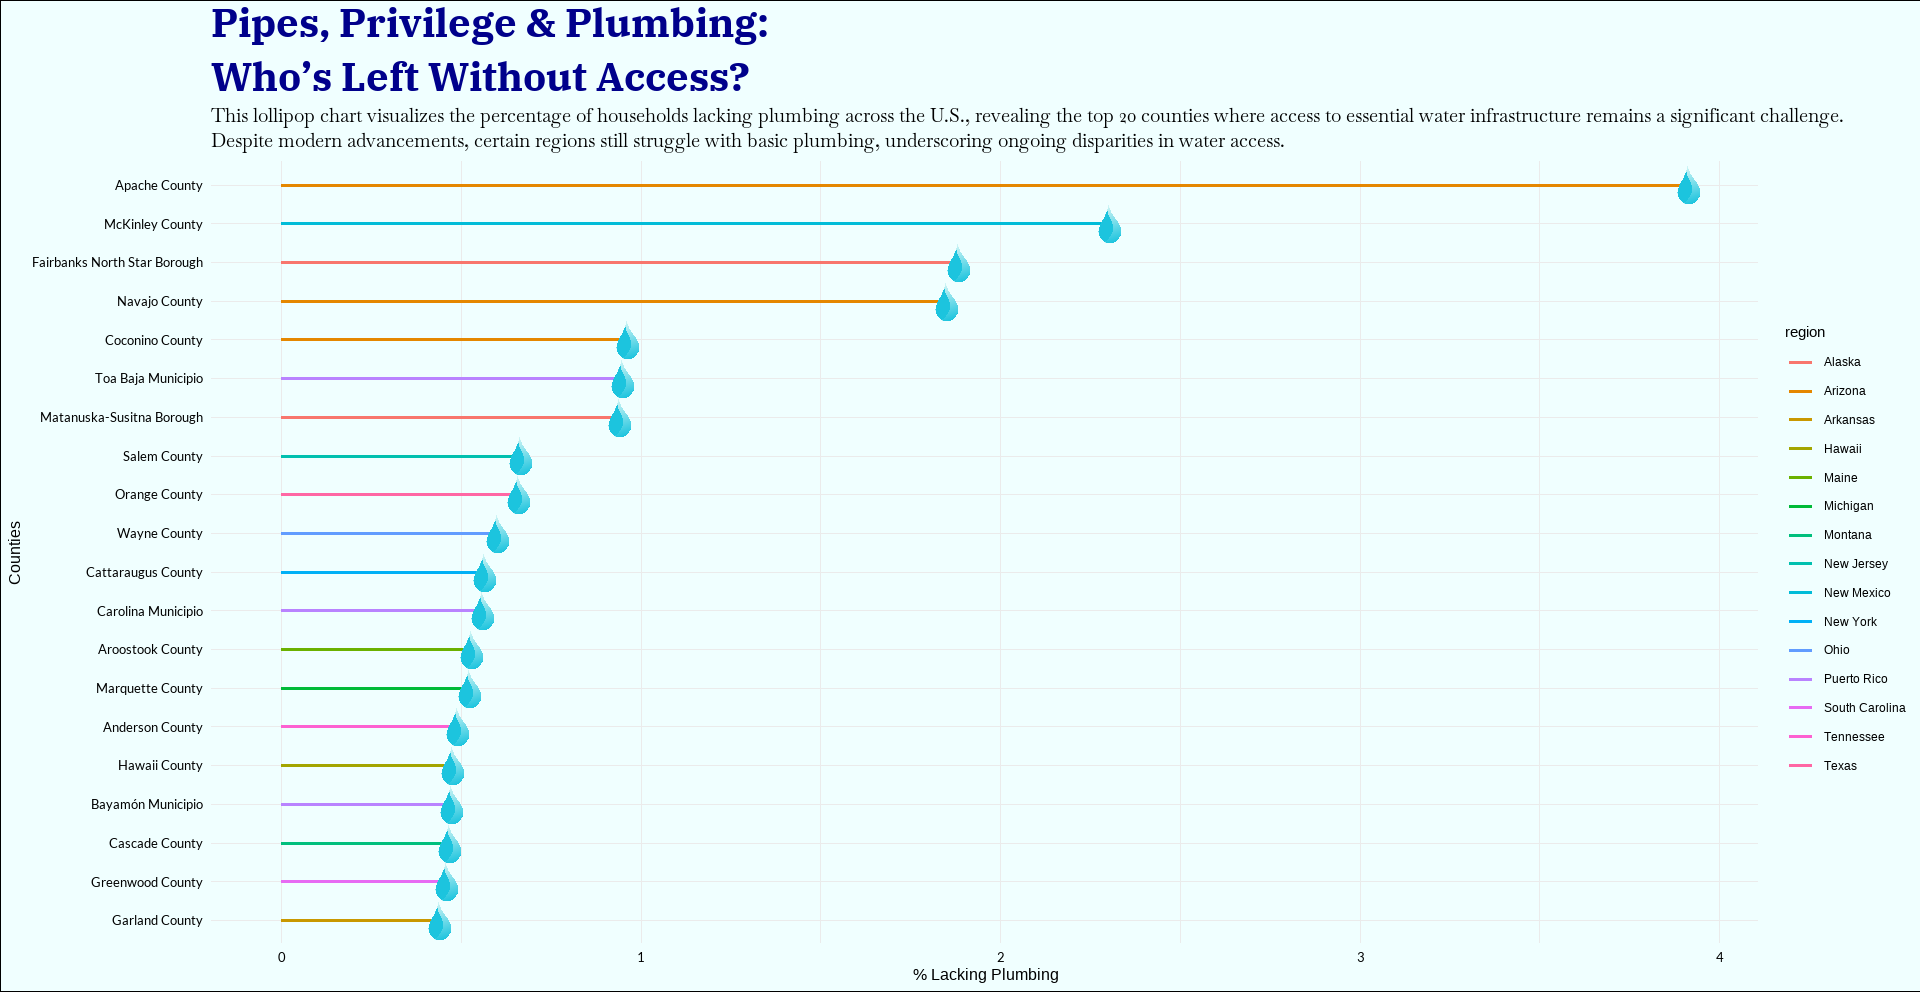

The script that drew this image:
library(readr)
library(ggplot2)
library(ggimage)
library(tidyverse)
library(showtext)
library(magick)
library(grid)
library(png)

# Add Custom Fonts
font_add("IBMPlexSerif-Bold", "IBMPlexSerif-Bold.ttf") # Title font
font_add("Baskervville-Regular", "Baskervville-Regular.ttf") # Subtitle font
font_add_google("Lato", "Static") # Axis font
showtext_auto()

# Read the csv directly
data_2023 <- readr::read_csv(
  'https://raw.githubusercontent.com/rfordatascience/tidytuesday/main/data/2025/2025-01-28/water_insecurity_2023.csv'
)

head(data_2023, 5)

# Exploratory data analysis 
summary(data_2023)
colSums(is.na(data_2023))

# Remove NA in the data
data_2023 <- data_2023 %>%
  dplyr::filter(!is.na(data_2023$plumbing))


# Split the data into region and subregion
split_data_2023 <- data_2023 %>%
  separate(name, 
           into = c("subregion", "region"), 
           sep = ", ", 
           remove = FALSE)

# Mutate the requirements (optional)
split_data_2023 <- split_data_2023 %>%
  dplyr::mutate(region = toupper(region), 
                subregion = toupper(subregion))

# Filtered the data as per requirement (optional)
top_counties <- split_data_2023 %>%
  filter(plumbing > 5)%>%
  arrange(desc(plumbing))

# Top 20 counties with the plumbing issues
filter_counties <- top_counties %>%
  slice_max(percent_lacking_plumbing, n = 20) %>%
  group_by(region)

# The drop image (from: https://pixabay.com/vectors/water-water-droplet-droplet-2072211/)
water_drop <- "drop.png"

# Plot-------------
ggplot(
  filter_counties, 
  aes(
    x = percent_lacking_plumbing, 
    y = reorder(subregion, percent_lacking_plumbing),
    color = region
  )
)+
  geom_segment(
    aes(
      xend = 0, 
      yend = subregion
    ), 
    linewidth = 1.0
  ) +  # Lollipop stick
  geom_image(
    aes(
      x = percent_lacking_plumbing,  # Ensure x is mapped
      y = reorder(subregion, percent_lacking_plumbing),
      image = water_drop
    ), 
    size = 0.03,
    inherit.aes = FALSE
  ) +  # Water drop at the end
  scale_color_hue()+
  theme_minimal() +
  labs(
    title = "Pipes, Privilege & Plumbing: \nWho’s Left Without Access?",
    subtitle = "This lollipop chart visualizes the percentage of households lacking plumbing across the U.S., revealing the top 20 counties where access to essential water infrastructure remains a significant challenge.\nDespite modern advancements, certain regions still struggle with basic plumbing, underscoring ongoing disparities in water access.",
    x = "% Lacking Plumbing",
    y = "Counties"
  ) +
  theme(
    axis.text = element_text(
      family = "Static",
      size = 10, 
      color = "black"
    ), 
    axis.title = element_text(size = 12),
    plot.title = element_text(
      family = "IBMPlexSerif-Bold", 
      size = 30, 
      color = "darkblue", 
      face = "bold"
    ),
    plot.subtitle = element_text(
      family = "Baskervville-Regular",
      size = 14,
      color = "black"
    ),
    plot.background = element_rect(
      fill = "azure"
    )
  )
